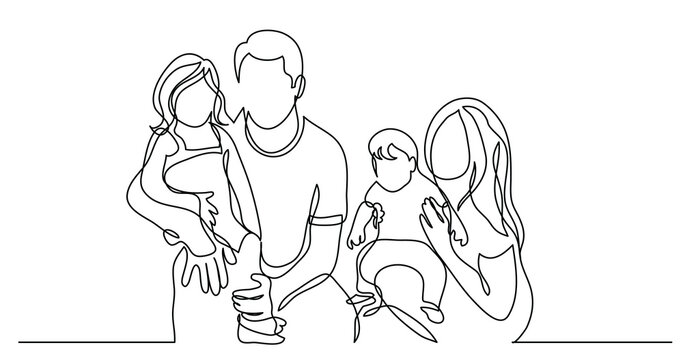
#> input picture mod cards/module 4 front img.jpg, 683 x 360 px
$ python -i crop_module1_ai_cards.py   (imports and definitions only)
#> lines starting #> are read from the running program, lines starting #| are printed output that depends on the picture; after the words box and inside, x2 and y2 are one past the last pixel; in counts of white or black regions, pixels touching at a corner belong together
#> further down, picture is the input picture: PIL image 683x360 RGB; mean R, G, B 242.5, 242.5, 242.5
from __future__ import annotations

from pathlib import Path
from typing import Iterable

from PIL import Image, ImageChops


LETTERS: tuple[str, ...] = (
    "a",
    "b",
    "c",
    "d",
    "e",
    "f",
    "g",
    "h",
    "i",
    "j",
    "k",
    "l",
    "m",
    "n",
    "o",
    "p",
    "q",
    "r",
    "s",
    "t",
    "u",
    "v",
    "w",
    "x",
    "y",
    "z",
)
EXTENSIONS: tuple[str, ...] = (".png", ".jpg", ".jpeg", ".webp")
THRESHOLD = 12


def find_source_file(raw_dir: Path, letter: str) -> Path | None:
    candidates: list[Path] = []
    for name in (letter, letter.upper()):
        for ext in EXTENSIONS:
            candidates.append(raw_dir / f"{name}{ext}")
    for path in candidates:
        if path.exists():
            return path
    return None


def crop_non_white_area(image: Image.Image) -> Image.Image:
    rgb = image.convert("RGB")
    white_bg = Image.new("RGB", rgb.size, (255, 255, 255))
#> white_bg: PIL image 683x360 RGB; every value is 255
    diff = ImageChops.difference(rgb, white_bg).convert("L")
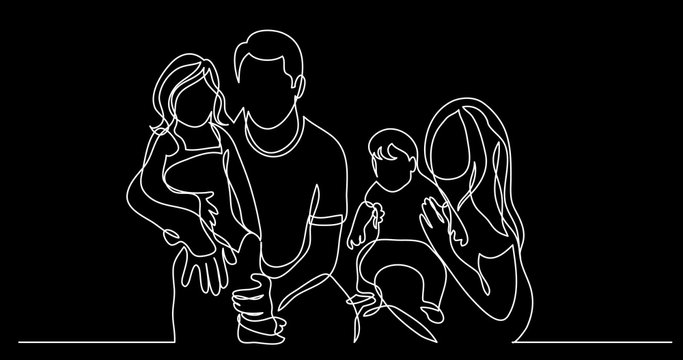
#> diff: PIL image 683x360 L; min 0, max 255, mean 12.5
    mask = diff.point(lambda value: 255 if value > THRESHOLD else 0)
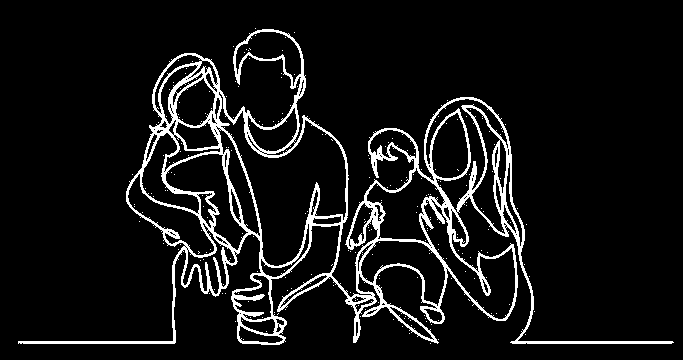
#> mask: PIL image 683x360 L; 8.1% white in thin lines or dots, all inside (x1, y1, x2, y2) = (18, 28, 674, 345)
    bbox = mask.getbbox()
#> bbox = (18, 28, 674, 345)
    if bbox is None:
        return rgb
    return rgb.crop(bbox)
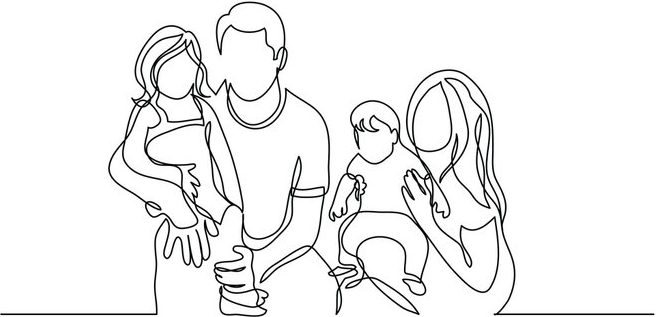
#> returned value: PIL image 656x317 RGB; mean R, G, B 240.2, 240.3, 240.2


def ensure_dirs(paths: Iterable[Path]) -> None:
    for path in paths:
        path.mkdir(parents=True, exist_ok=True)


def main() -> None:
    repo_root = Path(__file__).resolve().parents[1]
    raw_dir = repo_root / "public" / "module-assets" / "m1" / "raw"
    output_dir = repo_root / "public" / "module-assets" / "m1" / "ai"
    ensure_dirs((raw_dir, output_dir))

    print(f"Input folder : {raw_dir}")
    print(f"Output folder: {output_dir}")
    print("Cropping images to remove outer white margins...")

    found_count = 0
    for letter in LETTERS:
        source = find_source_file(raw_dir, letter)
        if source is None:
            print(f"- Missing source for letter {letter.upper()} (expected {letter}.png/.jpg/.jpeg/.webp)")
            continue

        with Image.open(source) as image:
            cropped = crop_non_white_area(image)
            target = output_dir / f"{letter}.png"
            cropped.save(target, format="PNG")
            found_count += 1
            print(f"- Saved {target.name} from {source.name} ({cropped.width}x{cropped.height})")

    print(f"Done. Cropped {found_count} card(s).")


# [2 lines not run here, left out]

>>> from PIL import Image
>>> picture = Image.open('../../mod cards/module 4 front img.jpg')
>>> result = crop_non_white_area(picture)

$ run again, on mod cards/module 6 front img.jpg
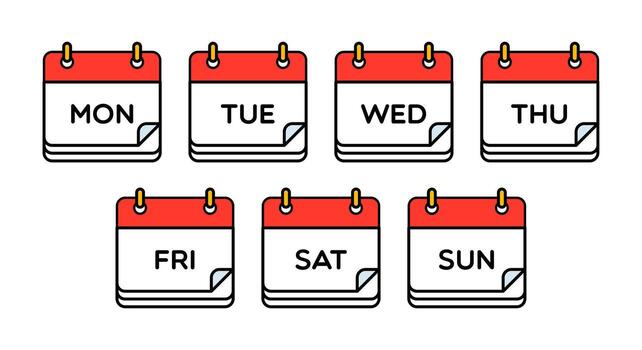
#> input picture mod cards/module 6 front img.jpg, 642 x 350 px
#> picture is the input picture: PIL image 642x350 RGB; mean R, G, B 229.3, 212.7, 211.3
#> white_bg: PIL image 642x350 RGB; every value is 255
#> in crop_non_white_area, `mask = diff.point(lambda value: 255 if value > THRESHOLD else 0)`:
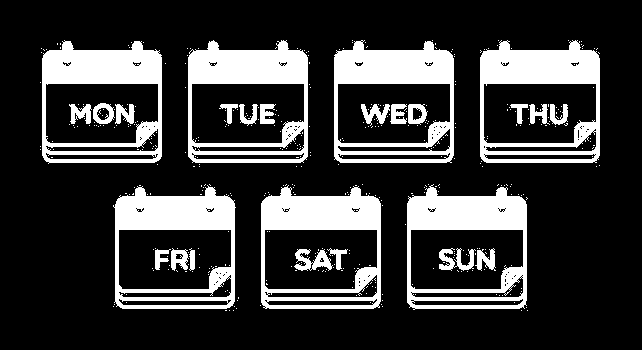
#> mask: PIL image 642x350 L; 22.4% white; 432 white regions (406 under 20 px), largest, box (x1, y1, x2, y2) and area: (407, 184, 527, 310) 6478, (261, 185, 381, 309) 6465, (113, 185, 236, 309) 6461
#> bbox = (40, 40, 600, 311)
#> in crop_non_white_area, `return rgb.crop(bbox)`:
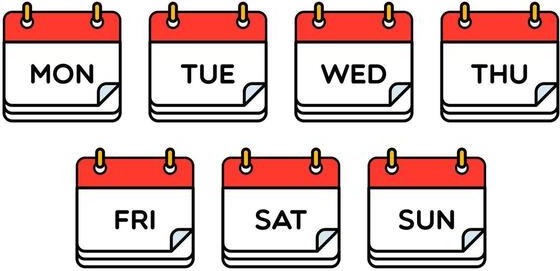
#> returned value: PIL image 560x271 RGB; mean R, G, B 216.9, 192.4, 190.4
